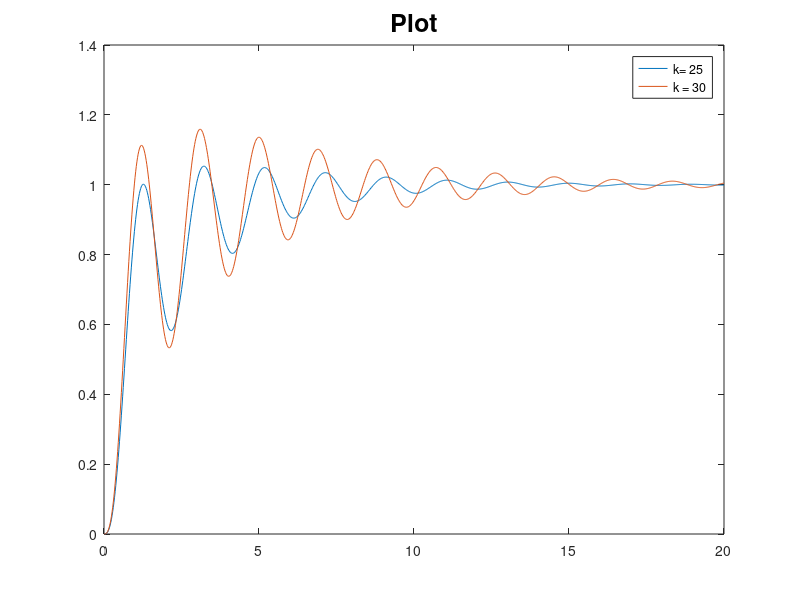

This chart was generated by the following MATLAB code:
k = 25;
k2 = 30;

input = ones(1,1000);
t = linspace(0,20,1000);

num=[0 0 0 k k]; 
den=[1 6 16 32 0];
sys=tf(num,den);

num2=[0 0 0 k2 k2]; 
sys2=tf(num2,den);

Ts = feedback(sys,1);
Ts2 = feedback(sys2,1);

output1 = lsim(Ts,input,t);
output2 = lsim(Ts2,input,t);
plot(t,output1);

hold on
plot(t,output2);

hold off

legend("k= 25", "k = 30")
title('Plot','FontSize',18);